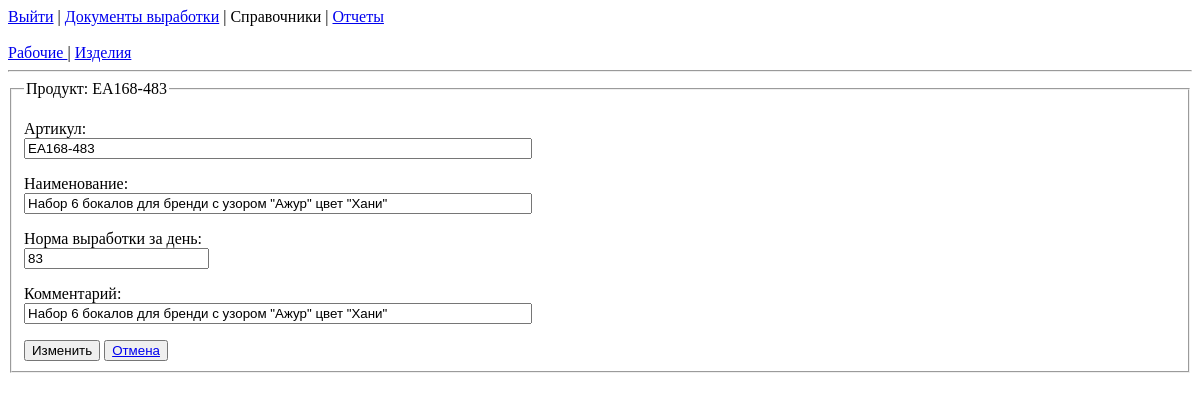
/perf/edit_prod/3/ (signed in), run on an earlier commit of the app's database.
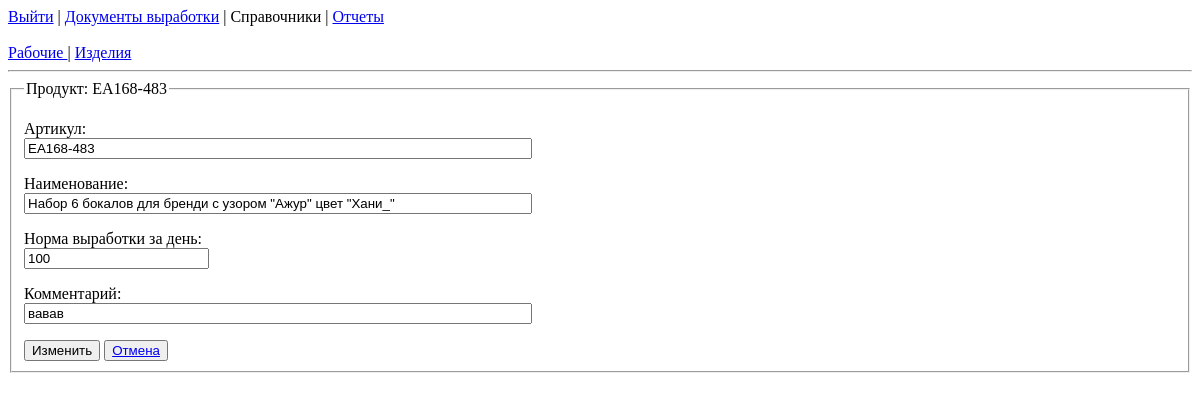
And on a later commit of the database.
### performance/models.py (models this page shows, shortened)
class Product(models.Model):
    code = models.CharField(max_length=50, unique=True, verbose_name='Артикул')
    name = models.CharField(max_length=150, verbose_name='Наименование')
    quota = models.PositiveSmallIntegerField(verbose_name='Норма выработки')
    description = models.TextField(blank=True, verbose_name='Описание')
    class Meta:
        verbose_name_plural = 'Изделия'
        verbose_name = 'Изделие'
        ordering = ['code']

### performance/views.py (the view, shortened to what this page needs)
# urls.py: path('edit_prod/<int:prod_id>/', edit_product, name='edit_product'),
def edit_product(request, prod_id):
    if not request.user.is_authenticated:
        return redirect('login')
    if not prod_id:
        return redirect('products_list')
    err = None
    product = Product.objects.filter(id=prod_id).first()
    if not product:
        return redirect('products_list')
    context = {
        'product': product,
        'err': err,
    }
    return render(request, 'product_edit.html', context=context)

### performance/templates/product_edit.html (shortened to what this page needs)
{% extends "dicts_base.html" %}
{% block content %}
    <form method="post">
        <fieldset>
            <legend> Продукт: {{ product.code }} </legend>
            <p> <label for="code"> Артикул: </label>
                <input type="text" id="code" name="code" maxlength="50" value="{{ product.code }}"></p>
            <p> <label for="name"> Наименование: </label>
                <input type="text" id="name" name="name" maxlength="150" value="{{ product.name }}"></p>
            <p> <label for="quota"> Норма выработки за день: </label>
                <input type="number" id="quota" name="quota" value="{{ product.quota }}" min="1"></p>
            <p> <label for="descript"> Комментарий: </label>
                <input type="text" id="descript" name="descript" maxlength="250" value="{{ product.description }}"></p>
            <button type="submit">Изменить</button>
            <button><a href="{% url 'products_list' %}">Отмена</a></button>
        </fieldset>
    </form>
{% endblock %}

What changed in the data, as far as the page shows it:
changed Product "EA168-483": name "Набор 6 бокалов для бренди с узором \"Ажур\" цвет \"Хани\"" → "Набор 6 бокалов для бренди с узором \"Ажур\" цвет \"Хани_\""; quota "83" → "100"; descript "Набор 6 бокалов для бренди с узором \"Ажур\" цвет \"Хани\"" → "вавав"
